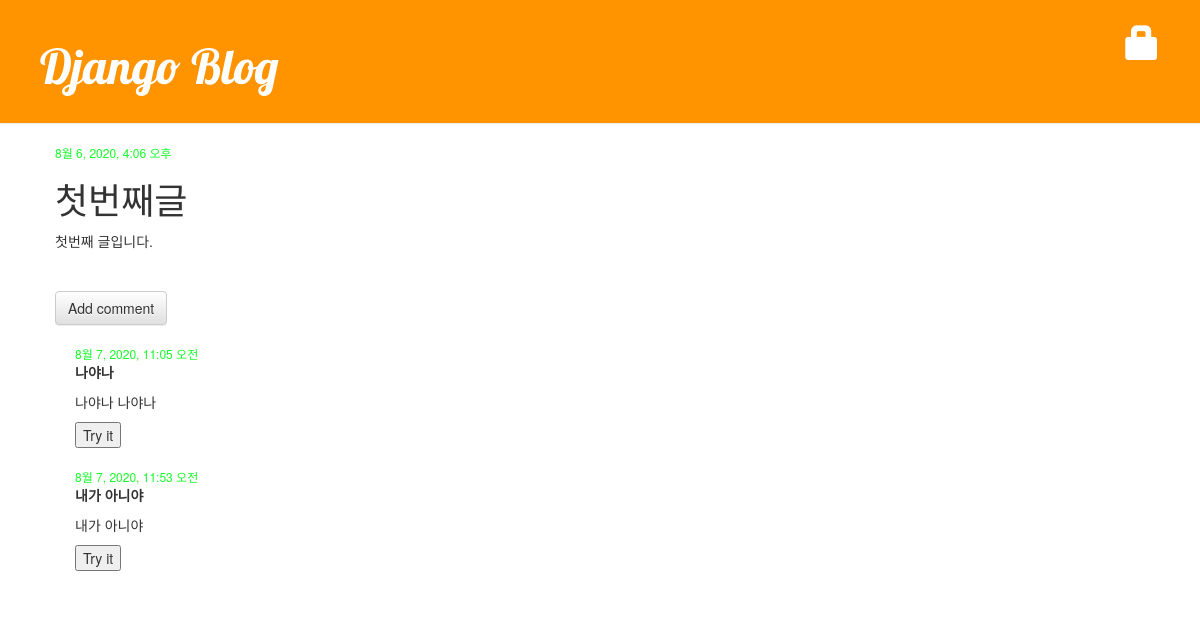
The app's page /post/1/ with its own data.
### blog/models.py (models this page shows, shortened)
class Post(models.Model):
    author = models.ForeignKey('auth.User', on_delete=models.CASCADE)
    title = models.CharField(max_length=200, validators=[min_length_3_validator])
    text = models.TextField()
    created_date = models.DateTimeField(default=timezone.now)
    published_date = models.DateTimeField(blank=True, null=True)

class Comment(models.Model):
    post = models.ForeignKey('blog.Post', on_delete=models.CASCADE, related_name='comments')
    author = models.CharField(max_length=200)
    text = models.TextField()
    created_date = models.DateTimeField(default=timezone.now)
    approved_comment = models.BooleanField(default=False)

### blog/views.py (the view)
# urls.py: path('post/<int:pk>/', views.post_detail, name='post_detail'),
def post_detail(request, pk):
    post = get_object_or_404(Post, pk=pk)
    return render(request, 'blog/post_detail.html', {'post': post})

### blog/templates/blog/post_detail.html (shortened to what this page needs)
{% extends 'blog/base.html' %}
{% block content %}
<div class="post">
    {% if post.published_date %}
    <div class="date">
        {{ post.published_date }}
    </div>
    {% endif %}
    <h1>{{ post.title }}</h1>
    <p>{{ post.text|linebreaksbr }}</p>
</div>
<a class="btn btn-default" href="{% url 'add_comment_to_post' pk=post.pk %}">Add comment</a>
{% for comment in post.comments.all %}
    <div class="comment">
        <div class="date">
            {{ comment.created_date }}
        </div>
        <strong>{{ comment.author }}</strong>
        <p>{{ comment.text|linebreaks }}</p>
        <button onclick="myFunction()">Try it</button>
    </div>
{% empty %}
    <p>No comments here yet :(</p>
{% endfor %}
{% endblock %}

### blog/templates/blog/base.html (shortened to what this page needs)
<!DOCTYPE html>
{% load static %}
<html lang="ko">
<head>
    <link rel="stylesheet" href="https://stackpath.bootstrapcdn.com/bootstrap/3.4.1/css/bootstrap.min.css">
    <link rel="stylesheet" href="https://stackpath.bootstrapcdn.com/bootstrap/3.4.1/css/bootstrap-theme.min.css">
</head>
<body>
    <div class="page-header">
        {% if user.is_authenticated %}
        <a href="{% url 'logout' %}?next={{request.path}}" class="top-menu">
            <small>{{ user.username }}</small> <span class="glyphicon glyphicon-log-out"></span></a>
        <a href="{% url 'post_new' %}" class="top-menu">
            <span class="glyphicon glyphicon-plus"></span></a>
        {% else %}
        <a href="{% url 'login' %}" class="top-menu">
            <span class="glyphicon glyphicon-lock"></span></a>
        {% endif %}
        <h1><a href="/">Django Blog</a></h1>
    </div>
    <div class="content container"> {% comment "container는 부트스트랩에 있는거" %}{% endcomment %}
        <div class="row">
            <div class="col-md-8">
                {% block content %}
                {% endblock %}
            </div>
        </div>
    </div>
</body>
</html>

### blog/static/css/blog.css (style rules this page uses)
.page-header { background-color: #ff9400; margin-top: 0; padding: 20px 20px 20px 40px; }
.page-header h1, .page-header h1 a, .page-header h1 a:visited, .page-header h1 a:active { color: #ffffff; font-size: 36pt; text-decoration: none; }
h1, h2, h3, h4 { font-family: 'Lobster', cursive; }
.content { margin-left: 40px; }
.post { margin-bottom: 40px; }
.date { color: #16fa29; font-size: 12px; }
.top-menu, .top-menu:hover, .top-menu:visited { color: white; font-size: 26pt; margin-right: 20px; float: right; }
.comment { margin: 20px 0px 20px 20px; }

### records on screen
Post: published_date "8월 6, 2020, 4:06 오후", title "첫번째글", text "첫번째 글입니다."
Comment: created_date "8월 7, 2020, 11:05 오전", author "나야나", text "나야나 나야나"
Comment: created_date "8월 7, 2020, 11:53 오전", author "내가 아니야", text "내가 아니야"
